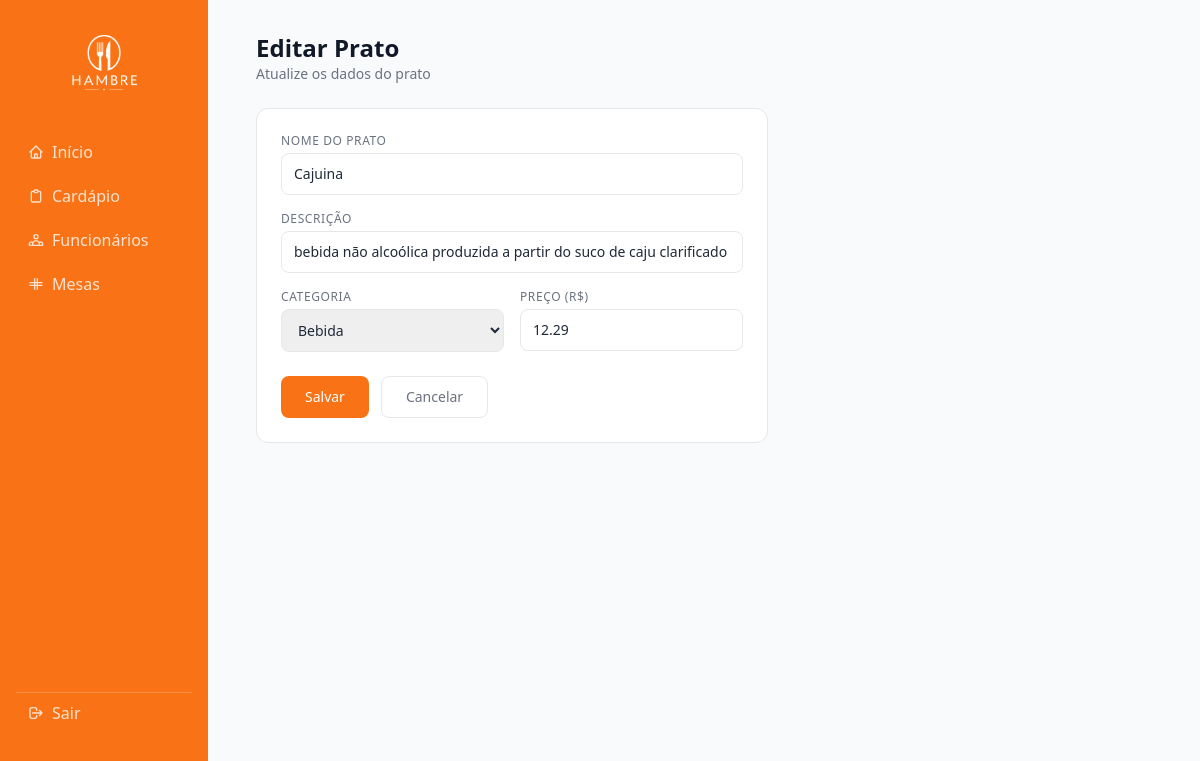
Page /cardapio/editar.php?id=19 on the earlier database version.
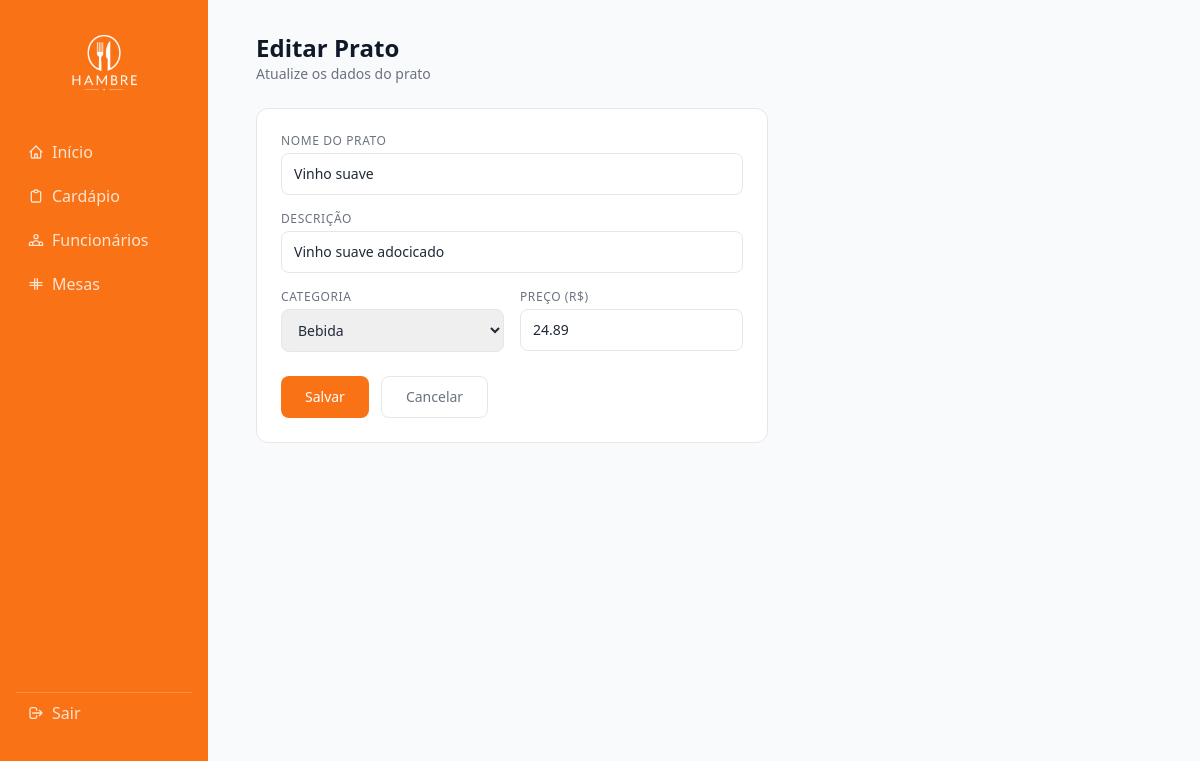
Same page on the later database version.
### tables this page shows
CREATE TABLE `cardapio` (
  `id` int NOT NULL,
  `nome` varchar(100) DEFAULT NULL,
  `descricao` text,
  `categoria` varchar(100) NOT NULL,
  `preco` decimal(10,2) DEFAULT NULL
);

### cardapio/funcoes.php (called while the page is built, shortened)
<?php
function obterPrato($con, $id) {
    $stmt = $con->prepare("SELECT * FROM cardapio WHERE id = :id");
    $stmt->bindValue(':id', $id);
    $stmt->execute();
    return $stmt->fetch(PDO::FETCH_OBJ);
}
?>

### cardapio/editar.php (the view, shortened to what this page needs)
<?php
if (isset($_GET['id'])) {
    require_once "../conexao.php";
    require_once "funcoes.php";
    $id = $_GET['id'];
    $prato = obterPrato($con, $id);
} else {
    echo "ID do prato não fornecido.";
    exit;
}
?>
<?php include '../sidebar.php'; ?>
<div class="mb-6">
    <h1 class="text-2xl font-bold text-gray-900">Editar Prato</h1>
    <p class="text-sm text-gray-500">Atualize os dados do prato</p>
</div>
<div class="bg-white rounded-xl border border-gray-200 p-6 max-w-lg">
    <form action="" method="post" class="space-y-4">
        <div>
            <label class="block text-xs font-medium text-gray-500 uppercase tracking-wider mb-1">Nome do Prato</label>
            <input type="text" name="nome" value="<?= htmlspecialchars($prato->nome) ?>" required
            class="w-full border border-gray-200 rounded-lg px-3 py-2.5 text-sm text-gray-800 outline-none focus:border-orange-400 focus:ring-2 focus:ring-orange-100 transition">
        </div>
        <div>
            <label class="block text-xs font-medium text-gray-500 uppercase tracking-wider mb-1">Descrição</label>
            <input type="text" name="descricao" value="<?= htmlspecialchars($prato->descricao) ?>" required
            class="w-full border border-gray-200 rounded-lg px-3 py-2.5 text-sm text-gray-800 outline-none focus:border-orange-400 focus:ring-2 focus:ring-orange-100 transition">
        </div>
        <div class="grid grid-cols-2 gap-4">
            <div>
                <label class="block text-xs font-medium text-gray-500 uppercase tracking-wider mb-1">Categoria</label>
                <select name="categoria" required
                    class="w-full border border-gray-200 rounded-lg px-3 py-2.5 text-sm text-gray-800 outline-none focus:border-orange-400 focus:ring-2 focus:ring-orange-100 transition">
                    <option value="Bebida" <?= $prato->categoria == 'Bebida' ? 'selected' : '' ?>>Bebida</option>
                </select>
            </div>
            <div>
                <label class="block text-xs font-medium text-gray-500 uppercase tracking-wider mb-1">Preço (R$)</label>
                <input type="number" step="0.01" name="preco" value="<?= $prato->preco ?>" required
                class="w-full border border-gray-200 rounded-lg px-3 py-2.5 text-sm text-gray-800 outline-none focus:border-orange-400 focus:ring-2 focus:ring-orange-100 transition">
            </div>
        </div>
        <div class="flex gap-3 pt-2">
            <button type="submit"
                class="bg-orange-500 hover:bg-orange-600 text-white font-medium text-sm px-6 py-2.5 rounded-lg transition">
                Salvar
            </button>
            <a href="index.php"
                class="border border-gray-200 text-gray-500 hover:bg-gray-50 font-medium text-sm px-6 py-2.5 rounded-lg transition">
                Cancelar
            </a>
        </div>
    </form>
</div>
</main>
</body>
</html>

Differences in the rows shown:
changed cardapio "Bebida": nome "Cajuina" → "Vinho suave"; descricao "bebida não alcoólica produzida a partir do suco de caju clarificado" → "Vinho suave adocicado"; preco "12.29" → "24.89"
